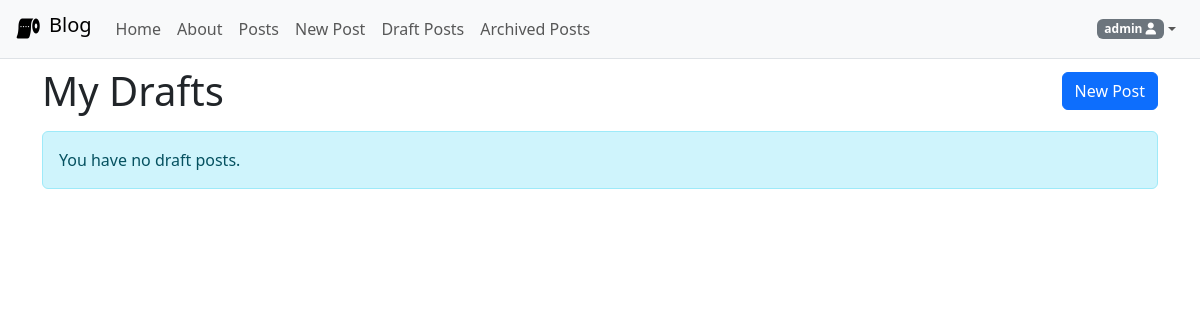
The app's page /posts/draftlist/ (signed in), older data.
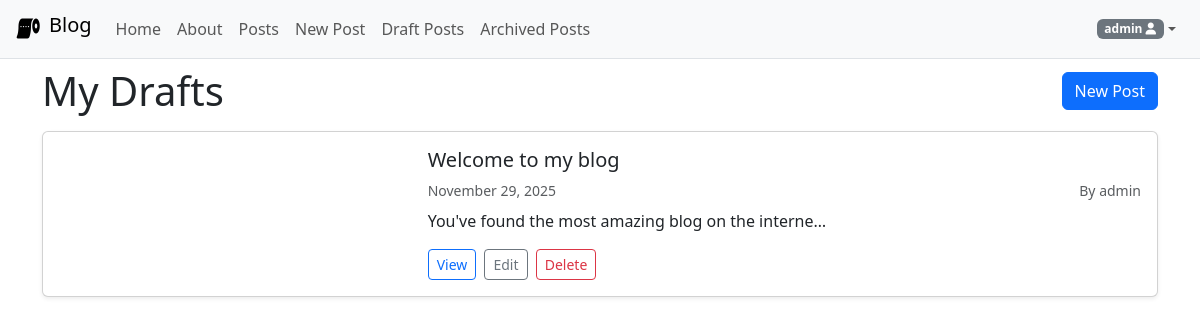
The same page, newer data.
### posts/models.py (models this page shows, shortened)
class Post(models.Model):
    title = models.CharField(max_length=128)
    subtitle = models.CharField(max_length=256, blank=True)
    body = models.TextField()
    image = models.ImageField(upload_to='images/', blank=True)
    created_on = models.DateTimeField(auto_now_add=True)
    author = models.ForeignKey(
        get_user_model(),
        on_delete=models.CASCADE,
        related_name='posts'
    )
    status = models.ForeignKey(
        Status,
        on_delete=models.PROTECT,
        null=False,
        related_name='posts'
    )

### posts/views.py (the view)
# urls.py: path("draftlist/", PostDraftListView.as_view(), name="draft_list"),
class PostDraftListView(LoginRequiredMixin, ListView):
    template_name = "posts/draftlist.html"
    model = Post
    context_object_name = 'draft_posts'
    def get_queryset(self):
        user = self.request.user
        drafts = Post.objects.filter(status__name="Draft", author = user).order_by("created_on").reverse()
        return drafts

### templates/posts/draftlist.html (shortened to what this page needs)
{% extends 'base.html' %}
{% load static %}
{% block css %}
<link rel="stylesheet" href="{% static 'css/posts.css' %}" />
{% endblock %}
{% block content %}
<div class="d-flex justify-content-between align-items-center mb-3">
  <h1 class="mb-0">My Drafts</h1>
  <a href="{% url 'post_new' %}" class="btn btn-primary">New Post</a>
</div>
<div class="row">
  {% for item in draft_posts %}
  <div class="col-12 mb-3">
    <div class="card shadow-sm">
      <div class="card-body">
        <div class="row">
          <div class="col-4 d-flex align-items-center position-relative">
          </div>
          <div class="col-8">
            <h5 class="card-title">{{ item.title }}</h5>
            <div class="d-flex justify-content-between align-items-center mb-2">
              <small class="text-muted">
                {{ item.created_on|date:"F j, Y" }}
              </small>
              <small class="text-muted">By {{ item.author }}</small>
            </div>
            <p class="card-text">{{ item.body|truncatechars:50 }}</p>
            <a
              href="{% url 'post_detail' item.id %}"
              class="btn btn-sm btn-outline-primary me-1"
              >View</a
            >
            <a
              href="{% url 'post_update' item.id %}"
              class="btn btn-sm btn-outline-secondary me-1"
              >Edit</a
            >
            <a
              href="{% url 'post_delete' item.id %}"
              class="btn btn-sm btn-outline-danger"
              >Delete</a
            >
          </div>
        </div>
      </div>
    </div>
  </div>
  {% empty %}
  <div class="col-12">
    <div class="alert alert-info">
      You have no draft posts.
    </div>
  </div>
  {% endfor %}
</div>
{% endblock %}

Row changes from the older to the newer data that the page shows:
added Post: title "Welcome to my blog", created_on "November 29, 2025", author "admin", body "You've found the most amazing blog on the interne…"
Text that changed along with them:
text no longer shown: "You have no draft posts."
